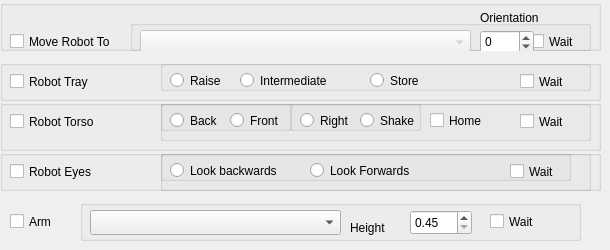
     <widget class="QWidget" name="tab_6">
      <attribute name="title">
       <string>Robot Movements</string>
      </attribute>
      <widget class="QGroupBox" name="UserLocGroupBox_5">
       <property name="geometry">
        <rect>
         <x>0</x>
         <y>0</y>
         <width>601</width>
         <height>51</height>
        </rect>
       </property>
       <property name="font">
        <font>
         <weight>50</weight>
         <bold>false</bold>
        </font>
       </property>
       <property name="alignment">
        <set>Qt::AlignLeading|Qt::AlignLeft|Qt::AlignVCenter</set>
       </property>
       <widget class="QCheckBox" name="moveRobotCheckBox">
        <property name="geometry">
         <rect>
          <x>10</x>
          <y>30</y>
          <width>111</width>
          <height>23</height>
         </rect>
        </property>
        <property name="text">
         <string>Move Robot To</string>
        </property>
       </widget>
       <widget class="QGroupBox" name="moveWaitGroupBox">
        <property name="geometry">
         <rect>
          <x>130</x>
          <y>20</y>
          <width>461</width>
          <height>31</height>
         </rect>
        </property>
        <property name="title">
         <string/>
        </property>
        <widget class="QCheckBox" name="moveWaitCheckBox">
         <property name="geometry">
          <rect>
           <x>400</x>
           <y>10</y>
           <width>61</width>
           <height>23</height>
          </rect>
         </property>
         <property name="text">
          <string>Wait  </string>
         </property>
        </widget>
        <widget class="QComboBox" name="moveRobotComboBox">
         <property name="enabled">
          <bool>false</bool>
         </property>
         <property name="geometry">
          <rect>
           <x>10</x>
           <y>10</y>
           <width>331</width>
           <height>25</height>
          </rect>
         </property>
        </widget>
        <widget class="QSpinBox" name="moveRobotSpinBox">
         <property name="geometry">
          <rect>
           <x>350</x>
           <y>10</y>
           <width>54</width>
           <height>24</height>
          </rect>
         </property>
         <property name="minimum">
          <number>-180</number>
         </property>
         <property name="maximum">
          <number>180</number>
         </property>
        </widget>
       </widget>
       <widget class="QLabel" name="label_15">
        <property name="geometry">
         <rect>
          <x>480</x>
          <y>10</y>
          <width>71</width>
          <height>16</height>
         </rect>
        </property>
        <property name="text">
         <string>Orientation</string>
        </property>
       </widget>
      </widget>
      <widget class="QGroupBox" name="UserLocGroupBox_6">
       <property name="geometry">
        <rect>
         <x>0</x>
         <y>60</y>
         <width>601</width>
         <height>41</height>
        </rect>
       </property>
       <property name="font">
        <font>
         <weight>50</weight>
         <bold>false</bold>
        </font>
       </property>
       <property name="alignment">
        <set>Qt::AlignLeading|Qt::AlignLeft|Qt::AlignVCenter</set>
       </property>
       <widget class="QCheckBox" name="robotTrayCheckBox">
        <property name="geometry">
         <rect>
          <x>10</x>
          <y>10</y>
          <width>131</width>
          <height>23</height>
         </rect>
        </property>
        <property name="text">
         <string>Robot Tray</string>
        </property>
       </widget>
       <widget class="QGroupBox" name="robotTrayGroupBox">
        <property name="geometry">
         <rect>
          <x>160</x>
          <y>0</y>
          <width>431</width>
          <height>31</height>
         </rect>
        </property>
        <property name="title">
         <string/>
        </property>
        <widget class="QRadioButton" name="trayRaiseRadioButton">
         <property name="geometry">
          <rect>
           <x>10</x>
           <y>10</y>
           <width>99</width>
           <height>21</height>
          </rect>
         </property>
         <property name="text">
          <string>Raise</string>
         </property>
        </widget>
        <widget class="QRadioButton" name="trayLowerRadioButton">
         <property name="geometry">
          <rect>
           <x>80</x>
           <y>10</y>
           <width>121</width>
           <height>21</height>
          </rect>
         </property>
         <property name="text">
          <string>Intermediate</string>
         </property>
        </widget>
        <widget class="QCheckBox" name="trayWaitCheckBox">
         <property name="geometry">
          <rect>
           <x>360</x>
           <y>10</y>
           <width>61</width>
           <height>23</height>
          </rect>
         </property>
         <property name="text">
          <string>Wait  </string>
         </property>
        </widget>
        <widget class="QRadioButton" name="trayStoreRadioButton">
         <property name="geometry">
          <rect>
           <x>210</x>
           <y>10</y>
           <width>101</width>
           <height>21</height>
          </rect>
         </property>
         <property name="text">
          <string>Store</string>
         </property>
        </widget>
       </widget>
      </widget>
      <widget class="QGroupBox" name="robotTorsoGroupBox">
       <property name="geometry">
        <rect>
         <x>0</x>
         <y>100</y>
         <width>601</width>
         <height>51</height>
        </rect>
       </property>
       <property name="font">
        <font>
         <weight>50</weight>
         <bold>false</bold>
        </font>
       </property>
       <property name="alignment">
        <set>Qt::AlignLeading|Qt::AlignLeft|Qt::AlignVCenter</set>
       </property>
       <widget class="QCheckBox" name="robotTorsoCheckBox">
        <property name="geometry">
         <rect>
          <x>10</x>
          <y>10</y>
          <width>131</width>
          <height>23</height>
         </rect>
        </property>
        <property name="text">
         <string>Robot Torso</string>
        </property>
       </widget>
       <widget class="QGroupBox" name="TorsoGroupBox">
        <property name="geometry">
         <rect>
          <x>160</x>
          <y>0</y>
          <width>431</width>
          <height>41</height>
         </rect>
        </property>
        <property name="title">
         <string/>
        </property>
        <widget class="QGroupBox" name="TorsoBFGroupBox">
         <property name="geometry">
          <rect>
           <x>0</x>
           <y>0</y>
           <width>131</width>
           <height>31</height>
          </rect>
         </property>
         <property name="title">
          <string/>
         </property>
         <widget class="QRadioButton" name="torsoLookBackRadioButton">
          <property name="geometry">
           <rect>
            <x>10</x>
            <y>10</y>
            <width>61</width>
            <height>21</height>
           </rect>
          </property>
          <property name="text">
           <string>Back</string>
          </property>
          <property name="autoExclusive">
           <bool>false</bool>
          </property>
         </widget>
         <widget class="QRadioButton" name="torsoLookForwardRadioButton">
          <property name="geometry">
           <rect>
            <x>70</x>
            <y>10</y>
            <width>61</width>
            <height>21</height>
           </rect>
          </property>
          <property name="text">
           <string>Front</string>
          </property>
          <property name="autoExclusive">
           <bool>false</bool>
          </property>
         </widget>
        </widget>
        <widget class="QGroupBox" name="TorsoLRGroupBox">
         <property name="geometry">
          <rect>
           <x>130</x>
           <y>0</y>
           <width>131</width>
           <height>31</height>
          </rect>
         </property>
         <property name="title">
          <string/>
         </property>
         <widget class="QRadioButton" name="torsoLookRightRadioButton">
          <property name="geometry">
           <rect>
            <x>10</x>
            <y>10</y>
            <width>61</width>
            <height>21</height>
           </rect>
          </property>
          <property name="text">
           <string>Right</string>
          </property>
          <property name="autoExclusive">
           <bool>false</bool>
          </property>
         </widget>
         <widget class="QRadioButton" name="torsoLookLeftRadioButton">
          <property name="geometry">
           <rect>
            <x>70</x>
            <y>10</y>
            <width>71</width>
            <height>21</height>
           </rect>
          </property>
          <property name="text">
           <string>Shake</string>
          </property>
          <property name="autoExclusive">
           <bool>false</bool>
          </property>
         </widget>
        </widget>
        <widget class="QCheckBox" name="torsoHomeCheckBox">
         <property name="geometry">
          <rect>
           <x>270</x>
           <y>10</y>
           <width>71</width>
           <height>21</height>
          </rect>
         </property>
         <property name="text">
          <string>Home</string>
         </property>
        </widget>
        <widget class="QCheckBox" name="torsoWaitCheckBox">
         <property name="geometry">
          <rect>
           <x>360</x>
           <y>10</y>
           <width>61</width>
           <height>23</height>
          </rect>
         </property>
         <property name="text">
          <string>Wait  </string>
         </property>
        </widget>
       </widget>
      </widget>
      <widget class="QGroupBox" name="robotArmGroupBox">
       <property name="geometry">
        <rect>
         <x>80</x>
         <y>200</y>
         <width>501</width>
         <height>41</height>
        </rect>
       </property>
       <property name="font">
        <font>
         <weight>50</weight>
         <bold>false</bold>
        </font>
       </property>
       <property name="alignment">
        <set>Qt::AlignLeading|Qt::AlignLeft|Qt::AlignVCenter</set>
       </property>
       <widget class="QComboBox" name="armComboBox">
        <property name="geometry">
         <rect>
          <x>10</x>
          <y>10</y>
          <width>251</width>
          <height>25</height>
         </rect>
        </property>
       </widget>
       <widget class="QCheckBox" name="robotExpressionCheckBox_2">
        <property name="geometry">
         <rect>
          <x>360</x>
          <y>180</y>
          <width>131</width>
          <height>23</height>
         </rect>
        </property>
        <property name="text">
         <string>Gui Expressions</string>
        </property>
       </widget>
       <widget class="QCheckBox" name="armWaitCheckBox">
        <property name="geometry">
         <rect>
          <x>410</x>
          <y>10</y>
          <width>71</width>
          <height>23</height>
         </rect>
        </property>
        <property name="text">
         <string>Wait  </string>
        </property>
       </widget>
       <widget class="QDoubleSpinBox" name="armHeightSpinBox">
        <property name="geometry">
         <rect>
          <x>330</x>
          <y>10</y>
          <width>62</width>
          <height>25</height>
         </rect>
        </property>
        <property name="minimum">
         <double>0.450000000000000</double>
        </property>
        <property name="maximum">
         <double>0.600000000000000</double>
        </property>
        <property name="singleStep">
         <double>0.010000000000000</double>
        </property>
       </widget>
       <widget class="QLabel" name="label_25">
        <property name="geometry">
         <rect>
          <x>270</x>
          <y>20</y>
          <width>57</width>
          <height>15</height>
         </rect>
        </property>
        <property name="text">
         <string>Height</string>
        </property>
       </widget>
      </widget>
      <widget class="QGroupBox" name="robotTorsoGroupBox_3">
       <property name="geometry">
        <rect>
         <x>0</x>
         <y>150</y>
         <width>601</width>
         <height>41</height>
        </rect>
       </property>
       <property name="font">
        <font>
         <weight>50</weight>
         <bold>false</bold>
        </font>
       </property>
       <property name="alignment">
        <set>Qt::AlignLeading|Qt::AlignLeft|Qt::AlignVCenter</set>
       </property>
       <widget class="QGroupBox" name="TorsoGroupBox_3">
        <property name="geometry">
         <rect>
          <x>160</x>
          <y>0</y>
          <width>431</width>
          <height>41</height>
         </rect>
        </property>
        <property name="title">
         <string/>
        </property>
        <widget class="QGroupBox" name="robotEyesGroupBox">
         <property name="geometry">
          <rect>
           <x>0</x>
           <y>0</y>
           <width>411</width>
           <height>31</height>
          </rect>
         </property>
         <property name="title">
          <string/>
         </property>
         <widget class="QRadioButton" name="eyesBackRadioButton">
          <property name="geometry">
           <rect>
            <x>10</x>
            <y>10</y>
            <width>141</width>
            <height>21</height>
           </rect>
          </property>
          <property name="text">
           <string>Look backwards</string>
          </property>
         </widget>
         <widget class="QRadioButton" name="eyesForwardRadioButton">
          <property name="geometry">
           <rect>
            <x>150</x>
            <y>10</y>
            <width>111</width>
            <height>21</height>
           </rect>
          </property>
          <property name="text">
           <string>Look Forwards</string>
          </property>
         </widget>
         <widget class="QCheckBox" name="eyesWaitCheckBox">
          <property name="geometry">
           <rect>
            <x>350</x>
            <y>10</y>
            <width>71</width>
            <height>23</height>
           </rect>
          </property>
          <property name="text">
           <string>Wait  </string>
          </property>
         </widget>
        </widget>
       </widget>
       <widget class="QCheckBox" name="robotEyesCheckBox">
        <property name="geometry">
         <rect>
          <x>10</x>
          <y>10</y>
          <width>131</width>
          <height>23</height>
         </rect>
        </property>
        <property name="text">
         <string>Robot Eyes</string>
        </property>
       </widget>
      </widget>
      <widget class="QCheckBox" name="armCheckBox">
       <property name="geometry">
        <rect>
         <x>10</x>
         <y>210</y>
         <width>61</width>
         <height>23</height>
        </rect>
       </property>
       <property name="text">
        <string>Arm</string>
       </property>
      </widget>
     </widget>
